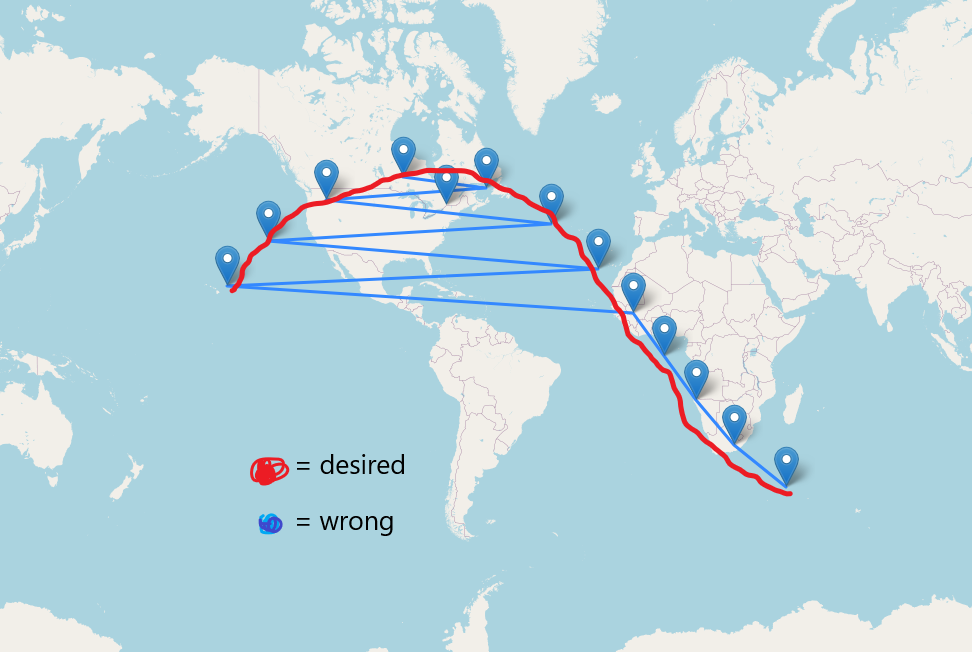

Source code (Python):
import requests
import json
from skyfield.api import EarthSatellite
from skyfield.api import load, wgs84
from datetime import datetime, timedelta
from pytz import timezone
import folium
import itertools
import webbrowser

homelat = 45.1
homelon = -75.3

noradid = '25544' # NORAD identifier - '25544' for international space station

tle = 'https://db.satnogs.org/api/tle/'
tz = timezone('UTC')
now = datetime.now(tz)
ts = load.timescale()
t = ts.utc(now, tz)
sats = []
start = ts.utc(now.year, now.month, now.day, now.hour, now.minute)
delta = now + timedelta(days=1)
end = ts.utc(delta.year, delta.month, delta.day, delta.hour, delta.minute)
home = wgs84.latlon(homelat, homelon)
map = folium.Map(location=[homelat,homelon], tiles='OpenStreetMap', zoom_start=2, mercator_project=True)
folium.Marker(location=(homelat, homelon), tooltip='Home').add_to(map)

def interval_generator():
  from_date = datetime.now(tz)
  while True:
    yield from_date
    from_date = from_date - timedelta(minutes=5)

r = requests.get(tle)
sats = json.loads(r.content.decode())
id = int(noradid)
for sat in sats:
    if sat['norad_cat_id'] == id:
        # print(sat['tle0']) # satellite name
        # print(sat['tle1']) # TLE line 1
        # print(sat['tle2']) # TLE line 2
        satellite = EarthSatellite(sat['tle1'], sat['tle2'], sat['tle0'], ts)
        days = t - satellite.epoch
        # print(f"{sat['tle0']} Epoch: {satellite.epoch.utc_strftime('%Y %b %d %H:%M:%S')} " + "{:.3f} days from Epoch\n".format(days))
        geocentric = satellite.at(t)
        latlon = wgs84.geographic_position_of(geocentric)
        # folium.Marker(location=(latlon.latitude.degrees,latlon.longitude.degrees), tooltip=f"{sat['tle0']}").add_to(map)
        points = itertools.islice(interval_generator(), 12)
        track = []
        for point in sorted(points, reverse=True):
            newts = load.timescale()
            newtime = newts.utc(point, tz)
            geocentric = satellite.at(newtime)
            latlon = wgs84.geographic_position_of(geocentric)
            track.append((latlon.latitude.degrees,latlon.longitude.degrees))
            folium.Marker(location=(latlon.latitude.degrees,latlon.longitude.degrees), tooltip=f"{sat['tle0']} \n {point}").add_to(map)
        folium.PolyLine(sorted(track, reverse=True), tooltip=sat['tle0']).add_to(map)
        map.save('map.html')
        webbrowser.open('map.html')

        print(f"{t.utc_strftime('%Y %b %d %H:%M:%S')} - Current location: {latlon.latitude.degrees}, {latlon.longitude.degrees}, alt: {latlon.elevation.km}km\n")
        # t, events = satellite.find_events(home, start, end, altitude_degrees=1.0)
        # for ti, event in zip(t, events):
        #     name = ('aos', 'max elevation', 'los\n')[event]
        #     print(ti.utc_strftime('%Y %b %d %H:%M:%S'), name)
